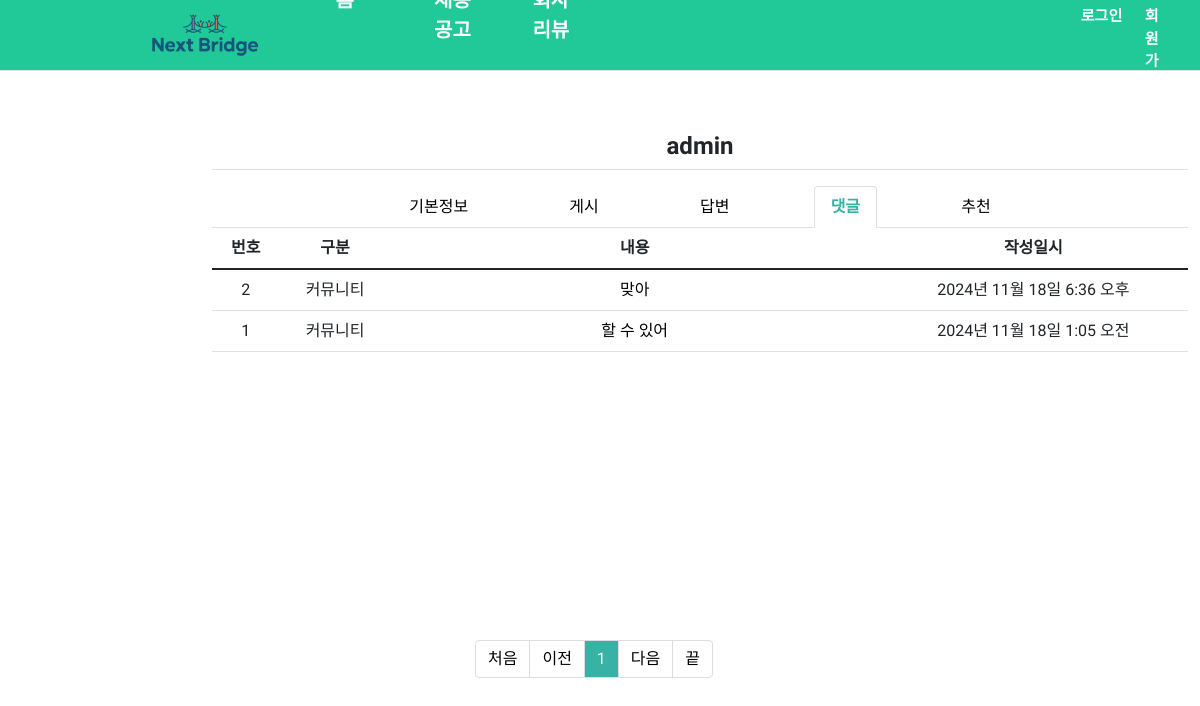
Page /common/profile/comment/1/ on the committed database.
### home/models.py (models this page shows, shortened)
class Comment(models.Model):
    author = models.ForeignKey(User, on_delete=models.CASCADE, related_name='author_comment')
    content = models.TextField()
    create_date = models.DateTimeField()
    modify_date = models.DateTimeField(null=True, blank=True)
    question = models.ForeignKey(Question, null=True, blank=True, on_delete=models.CASCADE)
    answer = models.ForeignKey(Answer, null=True, blank=True, on_delete=models.CASCADE)
    def __str__(self):
        return self.content
    def get_absolute_url(self):
        if self.question:
            return reverse('home:detail', args=[self.question.id]) + '#comment_question_start'
        else:  # if self.answer:
            return reverse('home:detail', args=[self.answer.question.id]) + \
                   f'?page={self.answer.get_page()}#comment_{self.id}'

class Answer(models.Model):
    author = models.ForeignKey(User, on_delete=models.CASCADE, related_name='author_answer')     # 글쓴이
    question = models.ForeignKey(Question, on_delete=models.CASCADE)                             # 해당 질문
    content = models.TextField()                                                                 # 내용
    create_date = models.DateTimeField()                                                         # 등록 일시
    modify_date = models.DateTimeField(null=True, blank=True)                                    # 수정 일시
    voter = models.ManyToManyField(User, related_name='voter_answer')                            # 추천인 추가
    @staticmethod
    def order_by_so(answer_list, so):
        if so == 'recommend':
            answer_list = answer_list.annotate(num_voter=Count('voter')).order_by('-num_voter', '-create_date')
        else:  # so == 'recent':
            answer_list = answer_list.order_by('-create_date')
        return answer_list
    def get_page(self, so='recommend'):
        answer_list = Answer.order_by_so(self.question.answer_set.all(), so)
        index = 0
        for _answer in answer_list:
            index += 1
            if self == _answer:
                break
        return (index - 1) // 5 + 1

class Question(models.Model):
    author = models.ForeignKey(User, on_delete=models.CASCADE, related_name='author_question')   # 글쓴이
    subject = models.CharField(max_length=200)                                                   # 제목
    content = models.TextField()                                                                 # 내용
    create_date = models.DateTimeField()                                                         # 등록 일시
    modify_date = models.DateTimeField(null=True, blank=True)                                    # 수정 일시
    voter = models.ManyToManyField(User, related_name='voter_question')                          # 추천인 추가
    category = models.ForeignKey(Category, on_delete=models.CASCADE, related_name='category_question') # 카테고리

class Category(models.Model):
    name = models.CharField(max_length=20, unique=True)
    description = models.CharField(max_length=200, null=True, blank=True)
    has_answer = models.BooleanField(default=True) # 답변가능 여부

### common/views/profile_views.py (the view)
# urls.py: path('profile/comment/<int:user_id>/', profile_views.ProfileCommentListView.as_view(), name='profile_comment'),
class ProfileCommentListView(ProfileObjectListView):
    model = Comment
    template_name = 'common/profile/profile_comment.html'
    profile_type = 'comment'

### common/views/profile_views.py (called while the page is built)
    def get_queryset(self):
        self.profile_user = get_object_or_404(User, pk=self.kwargs['user_id'])
        self.so = self.request.GET.get('so', 'recent')  # 정렬기준
        object_list = self.model.objects.filter(author=self.profile_user)
        object_list = Answer.order_by_so(object_list, self.so)
        return object_list

    def get_context_data(self, **kwargs):
        context = super().get_context_data(**kwargs)
        context.update({
            'profile_user': self.profile_user,
            'profile_type': self.profile_type,
            'so': self.so
        })
        return context

### home/templatetags/home_filter.py (called while the page is built)
@register.filter
def sub(value, arg):
    return value - arg

### templates/common/profile/profile_comment.html (shortened to what this page needs)
{% extends "base.html" %}
{% load home_filter %}
{% block content %}
<div class="line">
    <h4 class="border-bottom pb-2 my-3">{{ profile_user.username }}</h4>
    {% include "common/profile/profile_tabs.html" %}
    <table class="table">
        <thead>
            <tr class="text-center thead-dark">
                <th>번호</th>
                <th>구분</th>
                <th style="width:50%">내용</th>
                <th>작성일시</th>
            </tr>
        </thead>
        <tbody>
        {% if page_obj %}
        {% for object in page_obj %}
        <tr class="text-center">
            <td>
                {{ page_obj.paginator.count|sub:page_obj.start_index|sub:forloop.counter0|add:1 }}
            </td>
            <td>
                {% if object.question %}
                    {{ object.question.category.description }}
                {% else %}
                    {{ object.answer.question.category.description }}
                {% endif %}
            </td>
            <td class="text-left">
                <a href="{{ object.get_absolute_url }}">{{ object }}</a>
            </td>
            <td>{{ object.create_date }}</td>
        </tr>
        {% endfor %}
        {% else %}
        <tr style="border-bottom: 2px solid #dee2e6; width: 500px;">
            <td colspan="3">등록한 댓글이 없습니다.</td>
        </tr>
        {% endif %}
        </tbody>
    </table>
</div>
<ul class="pagination justify-content-center">
    {% if page_obj.has_previous %}
        <li class="page-item">
            <a class="page-link" data-page="1" href="#">처음</a>
        </li>
       <li class="page-item">
            <a class="page-link" data-page="{{ page_obj.previous_page_number }}" href="#">이전</a>
        </li>
    {% else %}
        <li class="page-item disabled">
            <a class="page-link" tabindex="-1" aria-disabled="true" href="#">처음</a>
        </li>
        <li class="page-item disabled">
            <a class="page-link" tabindex="-1" aria-disabled="true" href="#">이전</a>
        </li>
    {% endif %}
    {% for page_number in page_obj.paginator.page_range %}
        {% if page_number >= page_obj.number|add:-4 and page_number <= page_obj.number|add:4 %}
            {% if page_number == page_obj.number %}
            <li class="page-item active" aria-current="page">
                <a class="page-link" data-page="{{ page_number }}" href="#">{{ page_number }}</a>
            </li>
            {% else %}
            <li class="page-item">
                <a class="page-link" data-page="{{ page_number }}" href="#">{{ page_number }}</a>
            </li>
            {% endif %}
        {% endif %}
    {% endfor %}
    {% if page_obj.has_next %}
        <li class="page-item">
             <a class="page-link" data-page="{{ page_obj.next_page_number }}" href="#">다음</a>
        </li>
        <li class="page-item">
             <a class="page-link" data-page="{{ page_obj.paginator.num_pages }}" href="#">끝</a>
        </li>
    {% else %}
        <li class="page-item disabled">
            <a class="page-link" tabindex="-1" aria-disabled="true" href="#">다음</a>
        </li>
        <li class="page-item disabled">
            <a class="page-link" tabindex="-1" aria-disabled="true" href="#">끝</a>
        </li>
    {% endif %}
</ul>
{% endblock %}

### static/style.css (style rules this page uses)
body { font-family: "Gowun Dodum", serif; font-weight: 400; font-style: normal; }
.pagination.justify-content-center { margin:1.5em 0; }
.pagination .page-item .page-link { color: black; background-color: white; border: 1px solid #ddd; }
.pagination .page-item.active .page-link { background-color: #38B2A5; color: white; }
.line { width: 1000px; height : 500px; min-height: 50vh; margin : 100px 0 0 170px; }
body > div > div > div.line > table > tbody > tr> td.text-left > a { text-decoration: none; color:black; }
.border-bottom.pb-2.my-3 { text-align: center; font-weight:bold; }

### rows in the picture
Comment: paginator.count|sub "2", answer.question.category.description "커뮤니티", content "맞아", create_date "2024년 11월 18일 6:36 오후"
Comment: paginator.count|sub "1", answer.question.category.description "커뮤니티", content "할 수 있어", create_date "2024년 11월 18일 1:05 오전"

### other values in the picture
{{ profile_user.username }} "admin"
{{ page_number }} "1"
